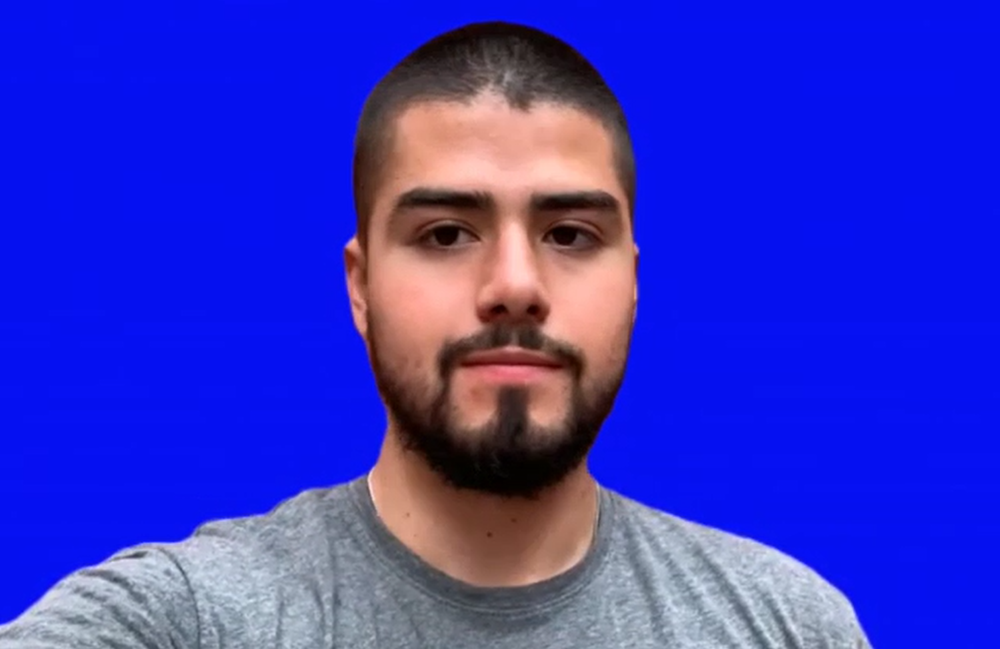
%> input picture Tarea 3/Parte 1/IsaacFondo.PNG, 1000 x 649 px, shrunk from 1500 x 973 before the run
$ octave SelectiveColorTransfer_Test.m   (GNU Octave 9; MATLAB toolbox functions it lacks are replaced by stand-ins)
%> lines starting %> are read from the running program, lines starting %| are printed output that depends on the picture; in (x1, y1, x2, y2) boxes, pixels count from 0 and x2, y2 are one past the last pixel; in counts of white or black regions, pixels touching at a corner belong together; the program's own positions count from 1
### Tarea 3/Parte 1/SelectiveColorTransfer.m
function R = SelectiveColorTransfer(A)
  R=A;
  %Get the colors of each pixel
  rPlane = R(:,:,1);
  gPlane = R(:,:,2);
  bPlane = R(:,:,3);
  %Get only the pixels with color selected
  ColorIndex = ((bPlane-gPlane)>=50);
  %Change the color of the selected pixels of the image to green
  rPlane(ColorIndex) = 0;
  gPlane(ColorIndex) = 255;
  bPlane(ColorIndex) = 0;
  R(:,:, 1) = rPlane;
  R(:,:, 2) = gPlane;
  R(:,:, 3) = bPlane;
endfunction

### Tarea 3/Parte 1/conv2_border.m
function C=conv2_border(A,D,iter)
  %Transform the person border image to double
   D=im2double(D);
   %Get the width(n),height(m) amd channels(r) of the image
   %of the person
   [m,n,r]=size(A);
   for i=1:iter
     %Get colors of the pixel of the image of the person
     Ar=im2double(A(:,:,1));
     Ag=im2double(A(:,:,2));
     Ab=im2double(A(:,:,3));
     k=7;
     M=(1/k^2)*ones(k);
     Cr=conv2(Ar,M); Cr=Cr(1+(k-1)/2:m+(k-1)/2,2:n+1); Cr=Cr.*D;
     Cg=conv2(Ag,M); Cg=Cg(1+(k-1)/2:m+(k-1)/2,2:n+1); Cg=Cg.*D;
     Cb=conv2(Ab,M); Cb=Cb(1+(k-1)/2:m+(k-1)/2,2:n+1); Cb=Cb.*D;
     Ar(D==1)=0;
     Ag(D==1)=0;
     Ab(D==1)=0;
     C=zeros(m,n,r);
     C(:,:,1)=Ar+Cr;
     C(:,:,2)=Ag+Cg;
     C(:,:,3)=Ab+Cb;
     A=im2uint8(C);
  endfor
 C=A;
endfunction

### Tarea 3/Parte 1/SelectiveColorTransfer_Test.m
clc;
clear;
close all;
pkg load image;

%%%% SelectiveColorTransfer %%%%
img = imread('IsaacFondo.png');
%> img is the input picture: size 649x1000x3 uint8; mean R, G, B 52.5, 51.2, 198.6
%Change color of the background image to green
person_green = SelectiveColorTransfer(img);
%> in SelectiveColorTransfer, `ColorIndex = ((bPlane-gPlane)>=50);`:
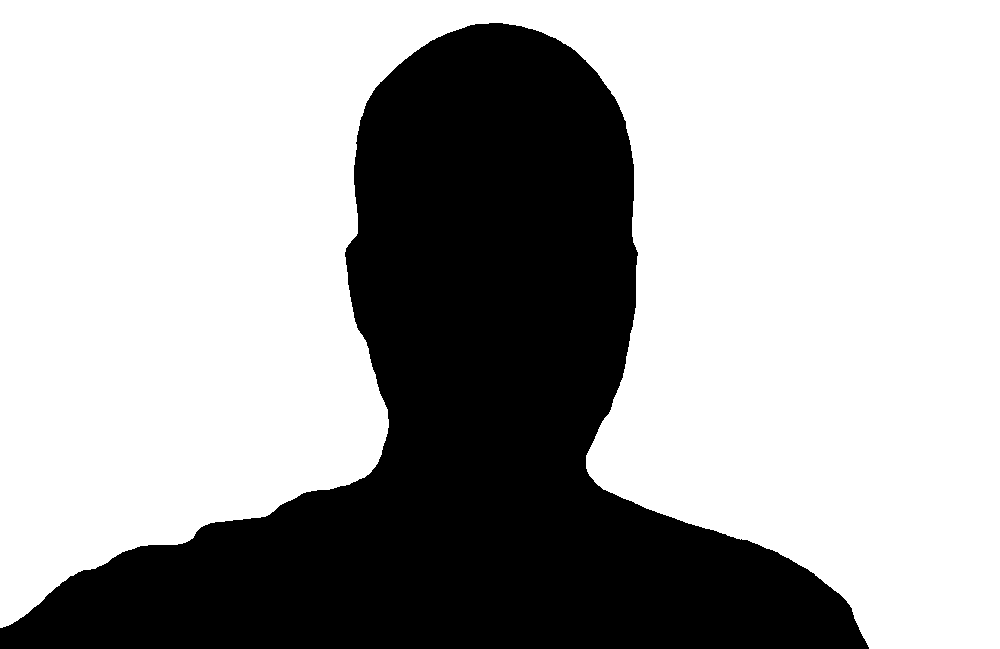
%> ColorIndex: size 649x1000 logical; 66.2% white; 1 black region, box (x1, y1, x2, y2) and area: (0, 23, 869, 649) 219050
%> in SelectiveColorTransfer, `R(:,:, 2) = gPlane;`:
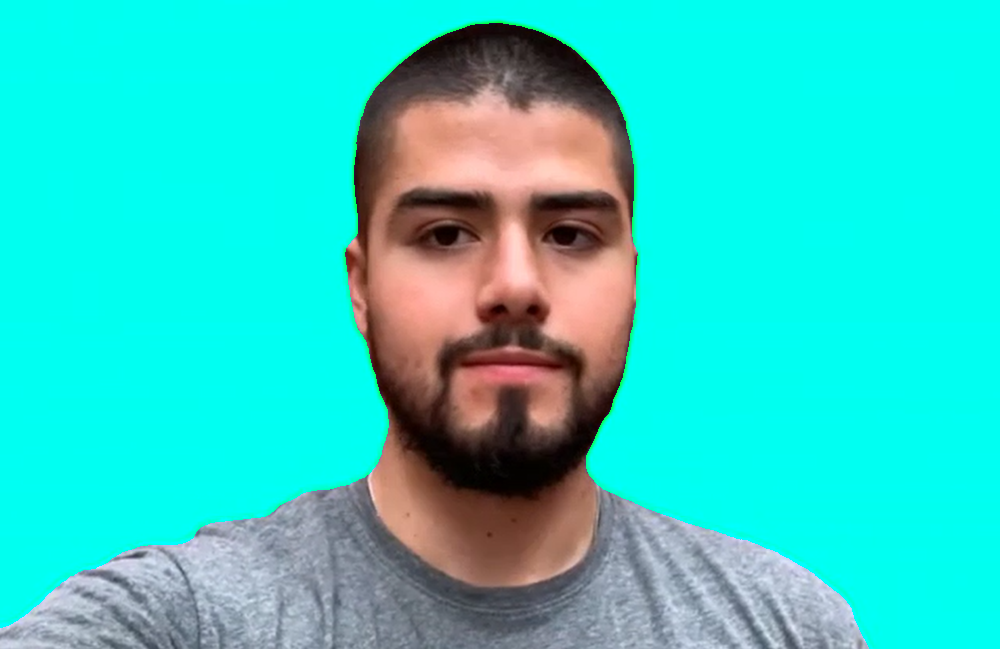
%> R: size 649x1000x3 uint8; mean R, G, B 48.2, 208.9, 198.6
%> in SelectiveColorTransfer, `R(:,:, 3) = bPlane;`:
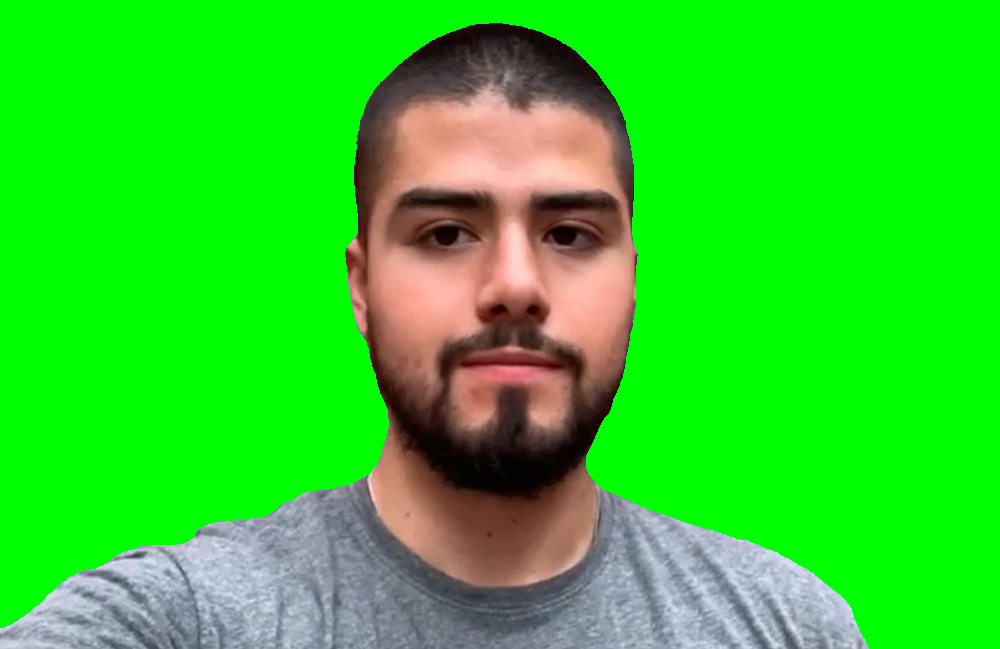
%> R: size 649x1000x3 uint8; mean R, G, B 48.2, 208.9, 39.5
%Get the borders of the person
border_person=edge(rgb2gray(img),"Canny");
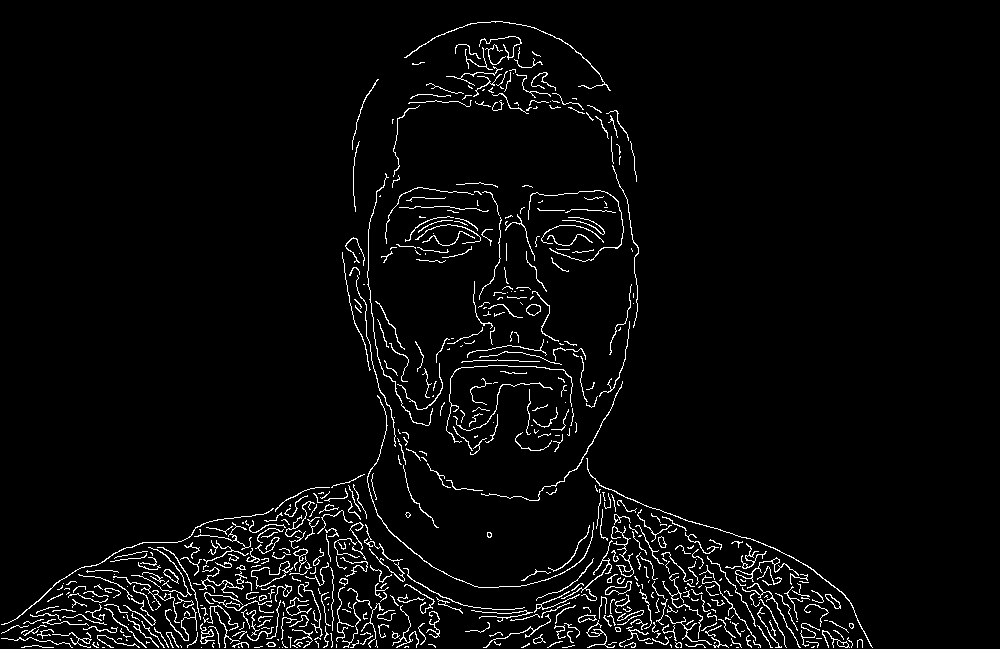
%> border_person: size 649x1000 logical; 3.7% white in thin lines or dots, all inside (x1, y1, x2, y2) = (1, 21, 873, 648)
%Apply convolution between the green person image and the borders of
%the person
convolution = conv2_border(person_green,border_person,10);
%> after the loop in conv2_border, `for i=1:iter`:
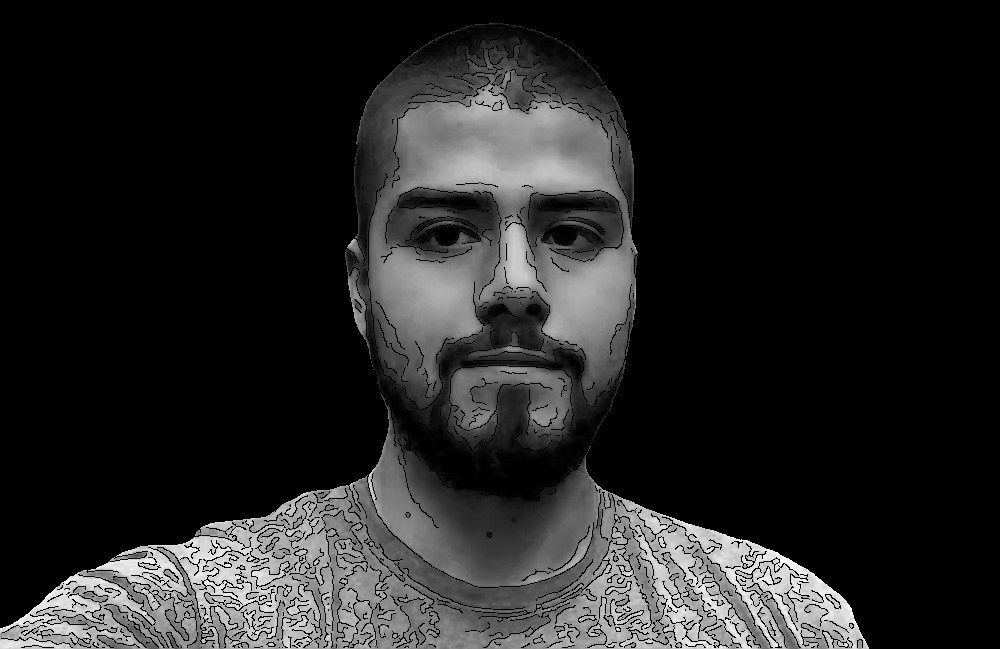
%> Ab: size 649x1000 double; min 0, max 1, mean 0.137
%> after the loop in conv2_border, `for i=1:iter`:
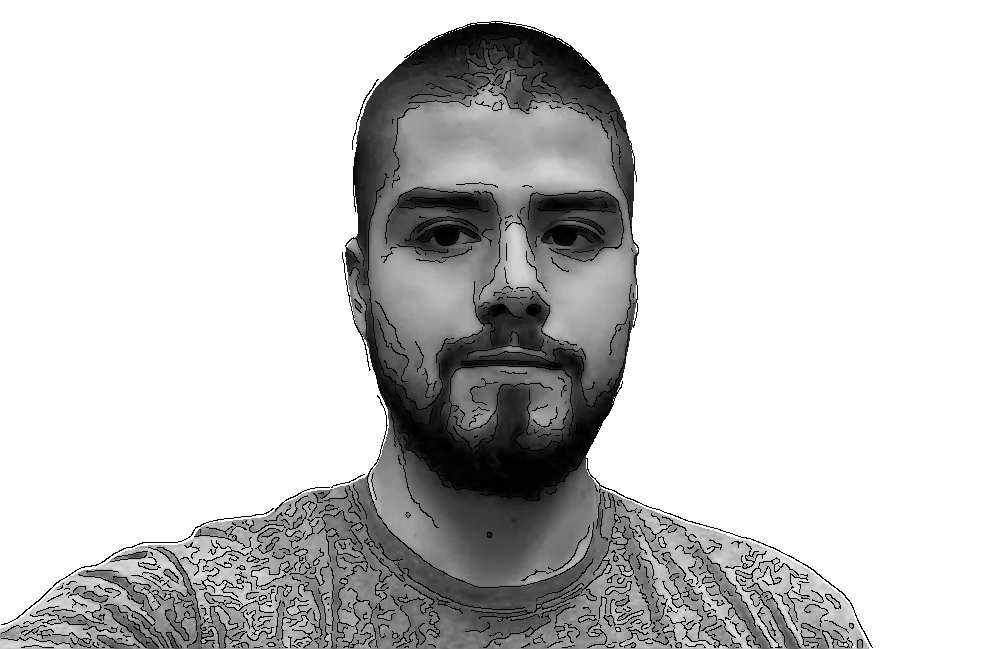
%> Ag: size 649x1000 double; min 0, max 1, mean 0.799
%> after the loop in conv2_border, `for i=1:iter`:
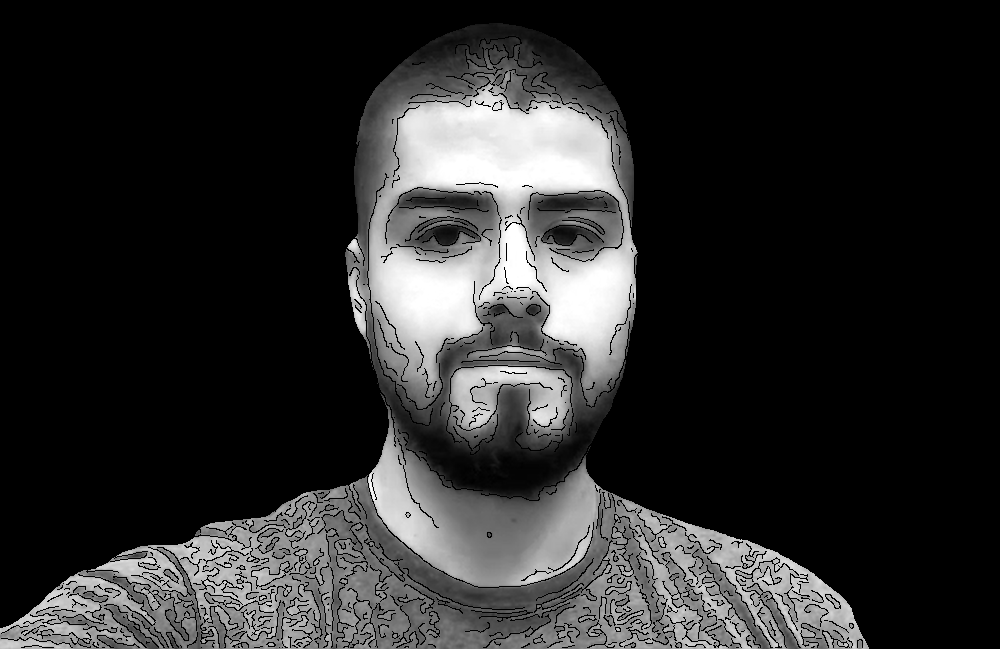
%> Ar: size 649x1000 double; min 0, max 1, mean 0.171
subplot(1,2,1);
imshow(img);
title("Imagen Original");
subplot(1,2,2);
imshow(convolution);
title("Color cambiado a verde");
